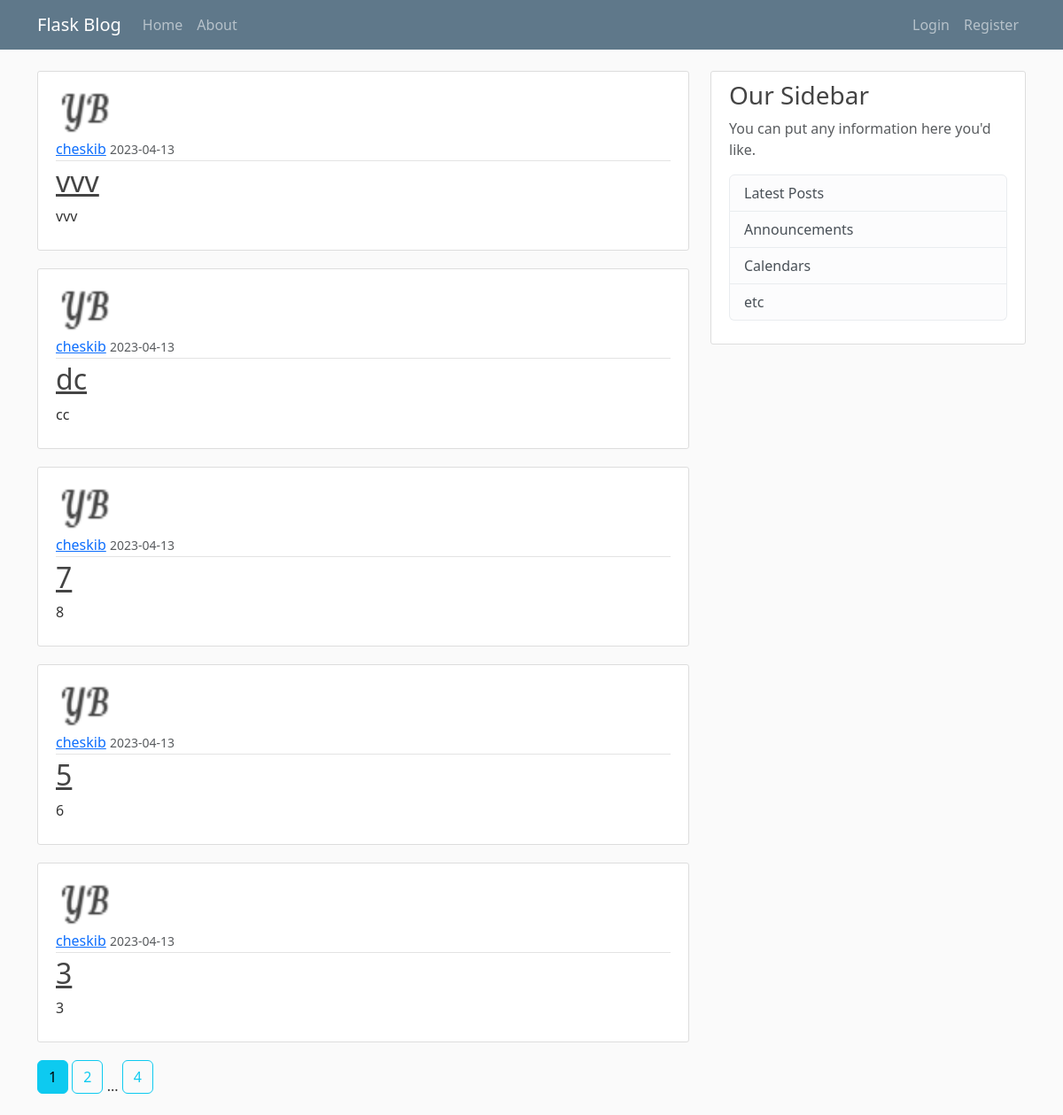
The page /home on the database its author committed.
### flaskblog/models.py (models this page shows, shortened)
class Post(db.Model):
    id          = db.Column(db.Integer, primary_key=True)
    title       = db.Column(db.String(100), nullable=False)
    date_posted = db.Column(db.DateTime, nullable=False, default=datetime.datetime.utcnow)
    content     = db.Column(db.Text, nullable=False)
    user_id     = db.Column(db.Integer, db.ForeignKey('user.id'), nullable=False)

class User(db.Model, UserMixin):
    id         = db.Column(db.Integer, primary_key=True)
    username   = db.Column(db.String(20), unique=True, nullable=False)
    email      = db.Column(db.String(120), unique=True, nullable=False)
    image_file = db.Column(db.String(20), nullable=False, default='default.jpg')
    password   = db.Column(db.String(60), nullable=False)
    posts      = db.relationship('Post', backref='author', lazy=True)

### flaskblog/main/routes.py (the view)
@main.route('/')
@main.route('/home')
def home():
    page = request.args.get('page', 1, type=int)
    posts = Post.query.order_by(Post.date_posted.desc()).paginate(page=page, per_page=5)
    return render_template('home.html', posts=posts)

### flaskblog/templates/home.html
{% extends 'layout.html' %}
{% block content %}
    {% for post in posts.items %}
    <article class="media content-section">
        <img class="rounded-circle article-img" src="{{ url_for('static', filename='profile-pics/' + post.author.image_file) }}">
        <div class="media-body">
          <div class="article-metadata">
            <a class="mr-2" href="{{ url_for('users.user_posts', username=post.author.username) }}">{{ post.author.username }}</a>
            <small class="text-muted">{{ post.date_posted.strftime('%Y-%m-%d') }}</small>
          </div>
          <h2><a class="article-title" href="{{ url_for('posts.post', post_id=post.id) }}">{{ post.title }}</a></h2>
          <p class="article-content">{{ post.content }}</p>
        </div>
    </article>
    {% endfor %}
    {% for page_num in posts.iter_pages(left_edge=1, right_edge=1, left_current=1, right_current=1) %}
      {% if page_num %}
        {% if posts.page == page_num %}
          <a class="btn btn-info mb-4" href="{{ url_for('main.home', page=page_num) }}">{{ page_num }}</a>
        {% else %}
          <a class="btn btn-outline-info mb-4" href="{{ url_for('main.home', page=page_num) }}">{{ page_num }}</a>
        {% endif %}
      {% else %}
        ...
      {% endif %}
    {% endfor %}
{% endblock content %}

### flaskblog/templates/layout.html (shortened to what this page needs)
<!DOCTYPE html>
<html lang="en">
<head>
    <link href="https://cdn.jsdelivr.net/npm/bootstrap@5.3.0-alpha2/dist/css/bootstrap.min.css" rel="stylesheet">
    <link rel="stylesheet" type="text/css" href="{{ url_for('static', filename='main.css') }}">
    </head>
<body>
    <header class="site header">
        <nav class="navbar navbar-expand-md navbar-dark bg-steel fixed-top">
            <div class="container">
                <a class="navbar-brand mr-4" href="/">Flask Blog</a>
                <div class="collapse navbar-collapse" id="navbarToggle">
                    <div class="navbar-nav mr-auto">
                        <a class="nav-item nav-link" href="{{url_for('main.home')}}">Home</a>
                        <a class="nav-item nav-link" href="{{url_for('main.about')}}">About</a>
                    </div>
                    <div class="navbar-nav ms-auto">
                        {% if current_user.is_authenticated %}
                          <a class="nav-item nav-link" href="{{url_for('posts.new_post')}}">New Post</a>
                          <a class="nav-item nav-link" href="{{url_for('users.account')}}">Account</a>
                          <a class="nav-item nav-link" href="{{url_for('users.logout')}}">Logout</a>
                        {% else %}
                          <a class="nav-item nav-link" href="{{url_for('users.login')}}">Login</a>
                          <a class="nav-item nav-link" href="{{url_for('users.register')}}">Register</a>
                        {% endif %}
                    </div>
                </div>
            </div>
        </nav>
    </header>
    <main role="main" class="container">
        <div class="row">
          <div class="col-md-8">
            {% block content %}{% endblock %}
          </div>
          <div class="col-md-4">
            <div class="content-section">
              <h3>Our Sidebar</h3>
              <p class='text-muted'>You can put any information here you'd like.
                <ul class="list-group">
                  <li class="list-group-item list-group-item-light">Latest Posts</li>
                  <li class="list-group-item list-group-item-light">Announcements</li>
                  <li class="list-group-item list-group-item-light">Calendars</li>
                  <li class="list-group-item list-group-item-light">etc</li>
                </ul>
              </p>
            </div>
          </div>
        </div>
      </main>
</body>
</html>

### flaskblog/static/main.css (style rules this page uses)
body { background: #fafafa; color: #333333; margin-top: 5rem; }
h1, h2, h3, h4, h5, h6 { color: #444444; }
.bg-steel { background-color: #5f788a; }
.content-section { background: #ffffff; padding: 10px 20px; border: 1px solid #dddddd; border-radius: 3px; margin-bottom: 20px; }
.article-title { color: #444444; }
.article-content { white-space: pre-line; }
.article-img { height: 65px; width: 65px; margin-right: 16px; }
.article-metadata { padding-bottom: 1px; margin-bottom: 4px; border-bottom: 1px solid #e3e3e3 }

### rows shown on the page
Post: image_file (picture), author.username "cheskib", date_posted "2023-04-13", title "vvv", content "vvv"
Post: image_file (picture), author.username "cheskib", date_posted "2023-04-13", title "dc", content "cc"
Post: image_file (picture), author.username "cheskib", date_posted "2023-04-13", title "7", content "8"
Post: image_file (picture), author.username "cheskib", date_posted "2023-04-13", title "5", content "6"
Post: image_file (picture), author.username "cheskib", date_posted "2023-04-13", title "3", content "3"

### other values the page prints
{{ page_num }} "1"
{{ page_num }} "2" "4"
